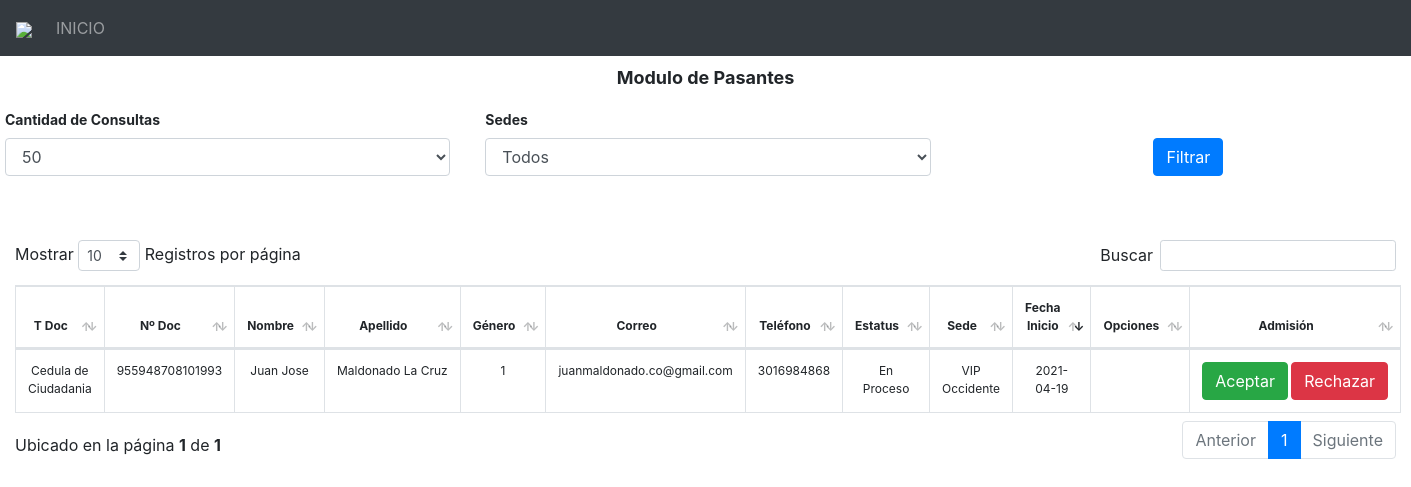
The page /pasantes/old1.php (signed in) on the database its author committed.
### tables this page shows
CREATE TABLE usuarios (
	id INT AUTO_INCREMENT,
	nombre1 VARCHAR(250) NOT NULL,
	nombre2 VARCHAR(250) NOT NULL,
	apellido1 VARCHAR(250) NOT NULL,
	apellido2 VARCHAR(250) NOT NULL,
	documento_tipo INT NOT NULL,
	documento_numero VARCHAR(250) NOT NULL,
	correo_personal VARCHAR(250) NOT NULL,
	correo_empresa VARCHAR(250) NOT NULL,
	clave VARCHAR(250) NOT NULL,
	telefono VARCHAR(250) NOT NULL,
	rol INT NOT NULL,
	estatus_modelo INT NOT NULL,
	estatus_nomina INT NOT NULL,
	estatus_satelite INT NOT NULL,
	estatus_pasantia INT NOT NULL,
	estatus_empresa INT NOT NULL,
	estatus_pasantes INT NOT NULL,
	genero INT NOT NULL,
	direccion VARCHAR(250) NOT NULL,
	responsable INT NOT NULL,
	fecha_creacion date NOT NULL,
	PRIMARY KEY (id)
);

CREATE TABLE documento_tipo (
	id INT AUTO_INCREMENT,
	nombre VARCHAR(250) NOT NULL,
	PRIMARY KEY (id)
);

CREATE TABLE sedes (
	id INT AUTO_INCREMENT,
	nombre VARCHAR(250) NOT NULL,
	direccion VARCHAR(250) NOT NULL,
	ciudad VARCHAR(250) NOT NULL,
	cedula VARCHAR(250) NOT NULL,
	id_empresa VARCHAR(250) NOT NULL,
	fecha_creacion DATE NOT NULL,
	fecha_modificacion DATE NOT NULL,
	PRIMARY KEY (id)
);

CREATE TABLE datos_pasantes (
	id INT AUTO_INCREMENT,
	id_usuarios INT NOT NULL,
	sede INT NOT NULL,
	estatus INT NOT NULL,
	turno VARCHAR(250) NOT NULL,
	fecha_creacion date NOT NULL,
	PRIMARY KEY (id)
);

### pasantes/old1.php (the view, shortened to what this page needs)
<!doctype html>
<html lang="en">
  <head>
    <link rel="stylesheet" href="../css/bootstrap.css">
    <link rel="stylesheet" href="../css/dataTables.bootstrap4.min.css">
    <link href="../resources/fontawesome/css/all.css" rel="stylesheet">
  </head>
<body>
<?php
include("../script/conexion.php");
include("../header.php");
?>
<form id="formulario1" method="GET" action="index.php">
	<div class="row mt-2 mb-2">
		<div class="col-12 text-center" style="font-size: 18px; font-weight: bold;">
			Modulo de Pasantes
		</div>
		<div class="col-4 form-group form-check mt-3">
			<label for="fc" style="font-weight: bold; font-size: 14px;">Cantidad de Consultas</label>
			<select class="form-control" id="fc" name="fc" required>
				<option value="50" <?php if(@$_GET["fc"]==50){echo "Selected"; } ?>>50</option>
			</select>
		</div>
		<div class="col-4 form-group form-check mt-3">
			<label for="fs" style="font-weight: bold; font-size: 14px;">Sedes</label>
			<select class="form-control" id="fs" name="fs">
				<option value="">Todos</option>
			</select>
		</div>
		<div class="col-4 form-group text-center form-check mt-3">
			<label for="fc" style="font-weight: bold; font-size: 14px;">&nbsp;</label>
			<p>
				<button type="submit" class="btn btn-primary">Filtrar</button>
			</p>
		</div>
	</div>
</form>
<div class="col-12" style="margin-top: 2rem;">
	<table id="example" class="table row-border hover table-bordered" style="font-size: 12px;">
		<thead>
			<tr>
				<th class="text-center">T Doc</th>
				<th class="text-center">Nº Doc</th>
				<th class="text-center">Nombre</th>
				<th class="text-center">Apellido</th>
				<th class="text-center">Género</th>
				<th class="text-center">Correo</th>
				<th class="text-center">Teléfono</th>
				<th class="text-center">Estatus</th>
				<th class="text-center">Sede</th>
				<th class="text-center">Fecha Inicio</th>
				<th class="text-center">Opciones</th>
				<th class="text-center">Admisión</th>
			</tr>
		</thead>
		<tbody id="resultados">
			<?php
			$html_fc1 = '';
			$html_fs1 = '';
			if(@$_GET["fc"]>1){
				$html_fc1 .= ' LIMIT '.$_GET["fc"];
			}else if(@$_GET["fc"]=="0"){
				$html_fc1 .= '';
			}else{
				$html_fc1 .= ' LIMIT 50';
			}
			if(@$_GET["fs"]>1){
				$html_fs1 .= ' and sede = '.$_GET["fs"];
			}else if(@$_GET["fs"]==""){
				$html_fs1 .= '';
			}
			$consulta2 = "SELECT * FROM usuarios WHERE estatus_pasantes>0 ORDER BY fecha_creacion DESC ".$html_fc1;
			$resultado2 = mysqli_query( $conexion, $consulta2 );
			while($row2 = mysqli_fetch_array($resultado2)) {
				$id_usuario 			= $row2['id'];
				$documento_tipo 		= $row2['documento_tipo'];
				$documento_numero 		= $row2['documento_numero'];
				$nombre1 				= $row2['nombre1'];
				$nombre2 				= $row2['nombre2'];
				$apellido1 				= $row2['apellido1'];
				$apellido2 				= $row2['apellido2'];
				$genero 				= $row2['genero'];
				$correo_personal 		= $row2['correo_personal'];
				$telefono 				= $row2['telefono'];
				$sql3 = "SELECT * FROM datos_pasantes WHERE id_usuarios = ".$id_usuario.$html_fs1;
				$proceso3 = mysqli_query($conexion,$sql3);
				$contador3 = mysqli_num_rows($proceso3);
				if($contador3>=1){
					while($row3 = mysqli_fetch_array($proceso3)) {
						$sede_id = $row3["sede"];
						$fecha_creacion = $row3["fecha_creacion"];
						$pasante_estatus = $row3["estatus"];
					}
					$sql4 = "SELECT * FROM sedes WHERE id = ".$sede_id;
					$proceso4 = mysqli_query($conexion,$sql4);
					while($row4 = mysqli_fetch_array($proceso4)) {
						$sede_nombre = $row4["nombre"];
					}
					$sql5 = "SELECT * FROM documento_tipo WHERE id = ".$documento_tipo;
					$proceso5 = mysqli_query($conexion,$sql5);
					while($row5 = mysqli_fetch_array($proceso5)) {
						$documento_tipo_nombre = $row5["nombre"];
					}
					echo '
						<tr>
							<td class="text-center" id="documento_tipo_'.$id_usuario.'">'.$documento_tipo_nombre.'</td>
							<td class="text-center" id="documento_numero_'.$id_usuario.'">'.$documento_numero.'</td>
							<td class="text-center" nowrap id="nombres_'.$id_usuario.'">'.$nombre1." ".$nombre2.'</td>
							<td class="text-center" nowrap id="apellidos_'.$id_usuario.'">'.$apellido1." ".$apellido2.'</td>
							<td class="text-center" id="genero_'.$id_usuario.'">'.$genero.'</td>
							<td class="text-center" id="correo_personal_'.$id_usuario.'">'.$correo_personal.'</td>
							<td class="text-center" id="telefono_'.$id_usuario.'">'.$telefono.'</td>
						';
					if($pasante_estatus==2){
						echo '<td class="text-center" id="estatus_'.$id_usuario.'" style="color:green;">Aceptada</td>';
					}else if($pasante_estatus==3){
						echo '<td class="text-center" id="estatus_'.$id_usuario.'" style="color:red;">Rechazada</td>';
					}else{
						echo '<td class="text-center" id="estatus_'.$id_usuario.'">En Proceso</td>';
					}
					echo '<td class="text-center" id="sede_nombre_'.$id_usuario.'">'.$sede_nombre.'</td>';
					echo '
						<td class="text-center">'.$fecha_creacion.'</td>
						<td class="text-center" id="opciones_'.$id_usuario.'">
					';
					echo '</td>';
					echo '<td class="text-center" id="admision_'.$id_usuario.'" nowrap>';
					if($pasante_estatus==1){
						echo '
							<button class="btn btn-success" value="'.$id_usuario.'" onclick="estatus('.$id_usuario.',2);">Aceptar</button>
							<button class="btn btn-danger" value="'.$id_usuario.'" onclick="estatus('.$id_usuario.',3);">Rechazar</button>
						';
					}else{
						echo '
							<i class="fab fa-black-tie" style="color:black; font-size: 30px; cursor:pointer;" data-toggle="modal" data-target="#exampleModal2" onclick="peticion1('.$id_usuario.');"></i>
						';
					}
					echo '
						</td>
					</tr>';
				}
			} ?>
		</tbody>
	</table>
</div>
</body>
</html>

### rows shown on the page
usuarios: documento_tipo.nombre "Cedula de Ciudadania", documento_numero "955948708101993", nombre1 "Juan", nombre2 "Jose", apellido1 "Maldonado", apellido2 "La Cruz", genero "1", correo_personal "juanmaldonado.co@gmail.com", telefono "3016984868", sedes.nombre "VIP Occidente", datos_pasantes.fecha_creacion "2021-04-19"
